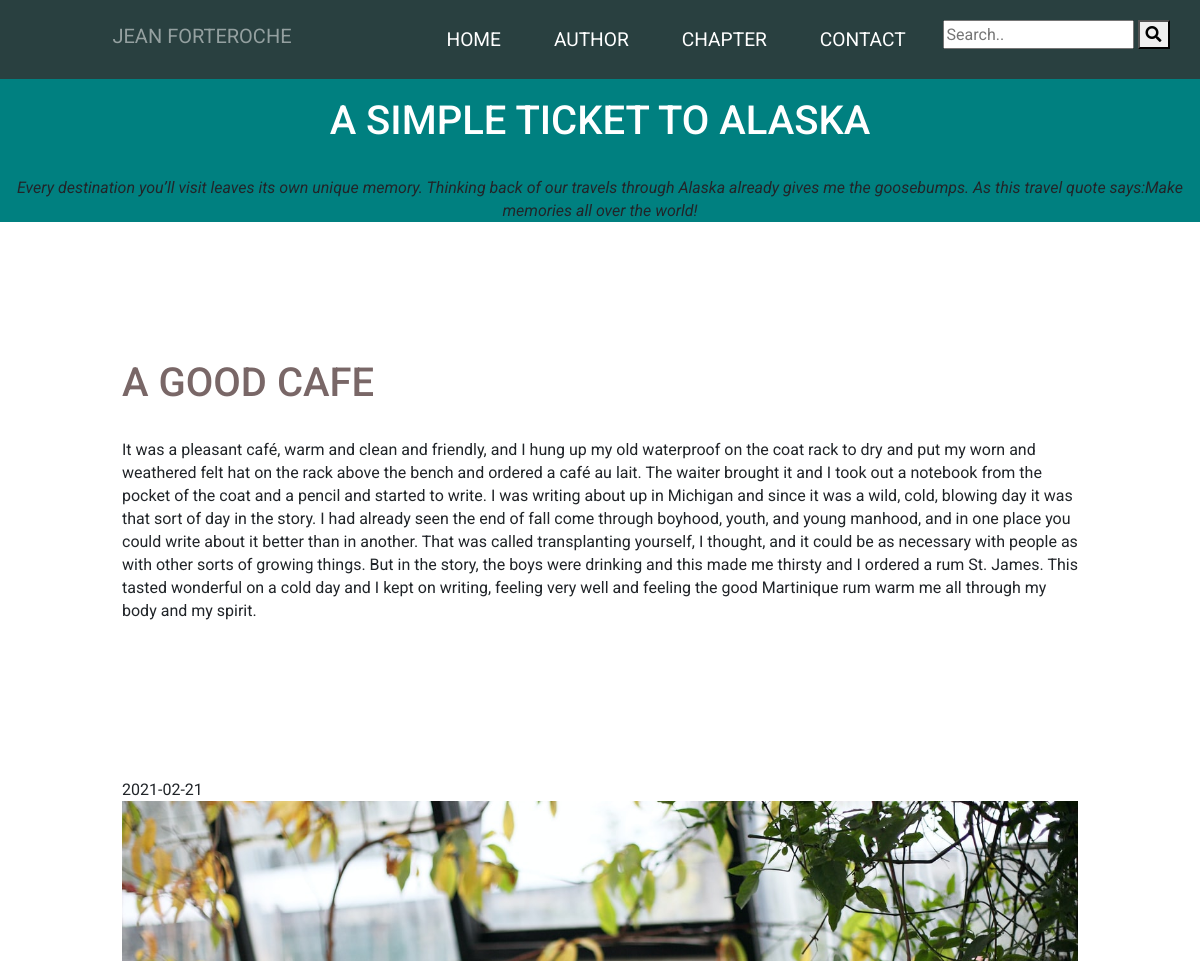
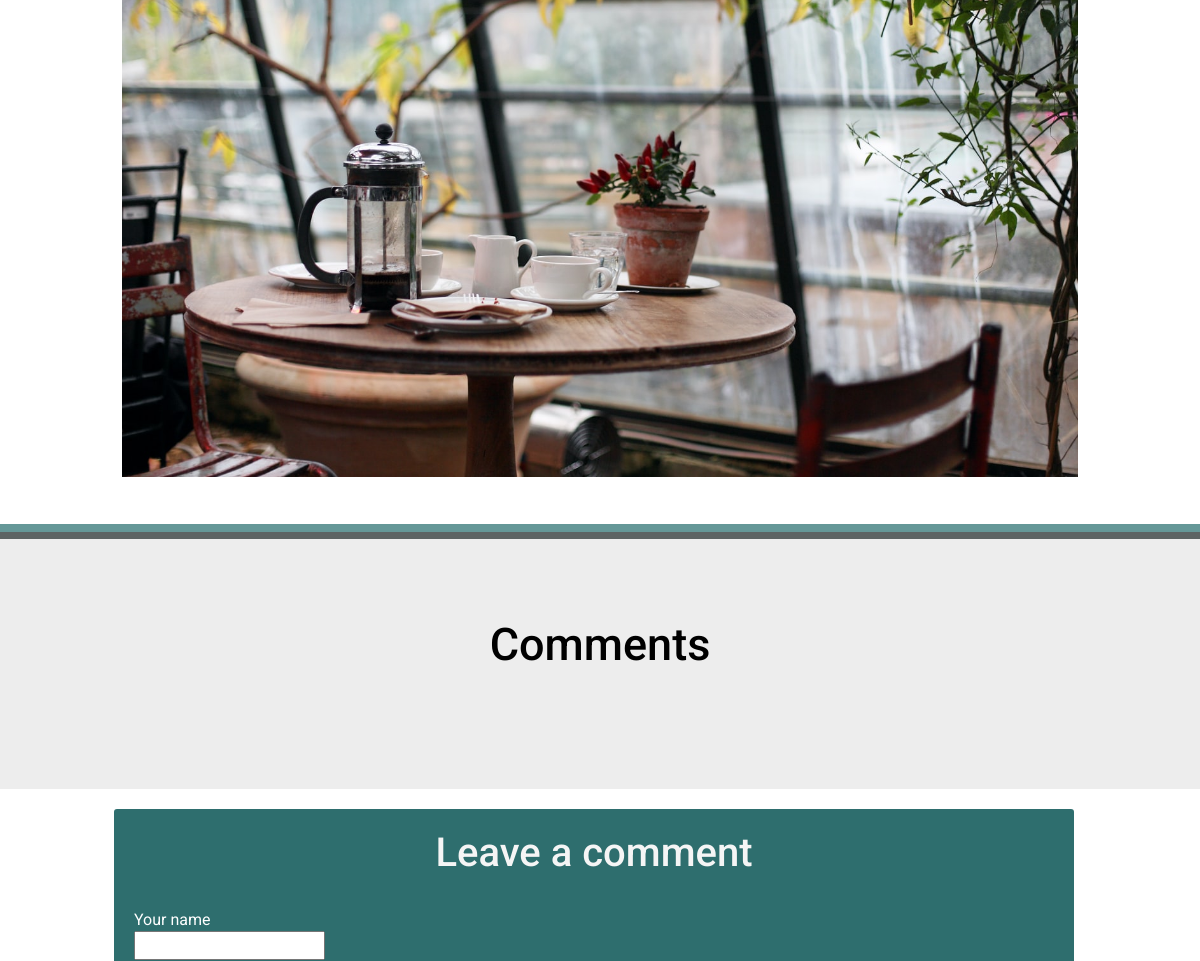
The app's page /index.php?action=chapter&id=8 (upper part), older data (2 pictures, top to bottom).
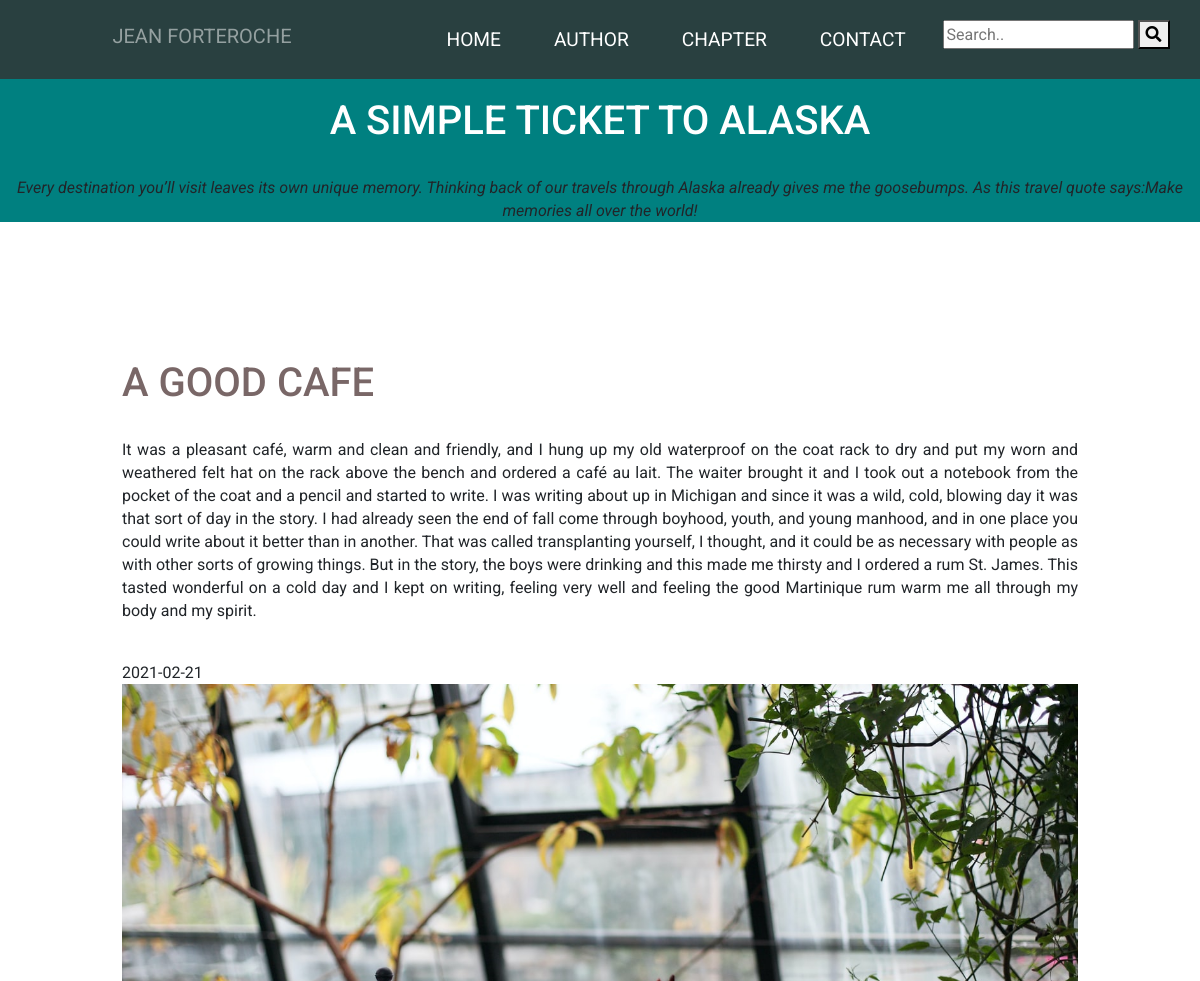
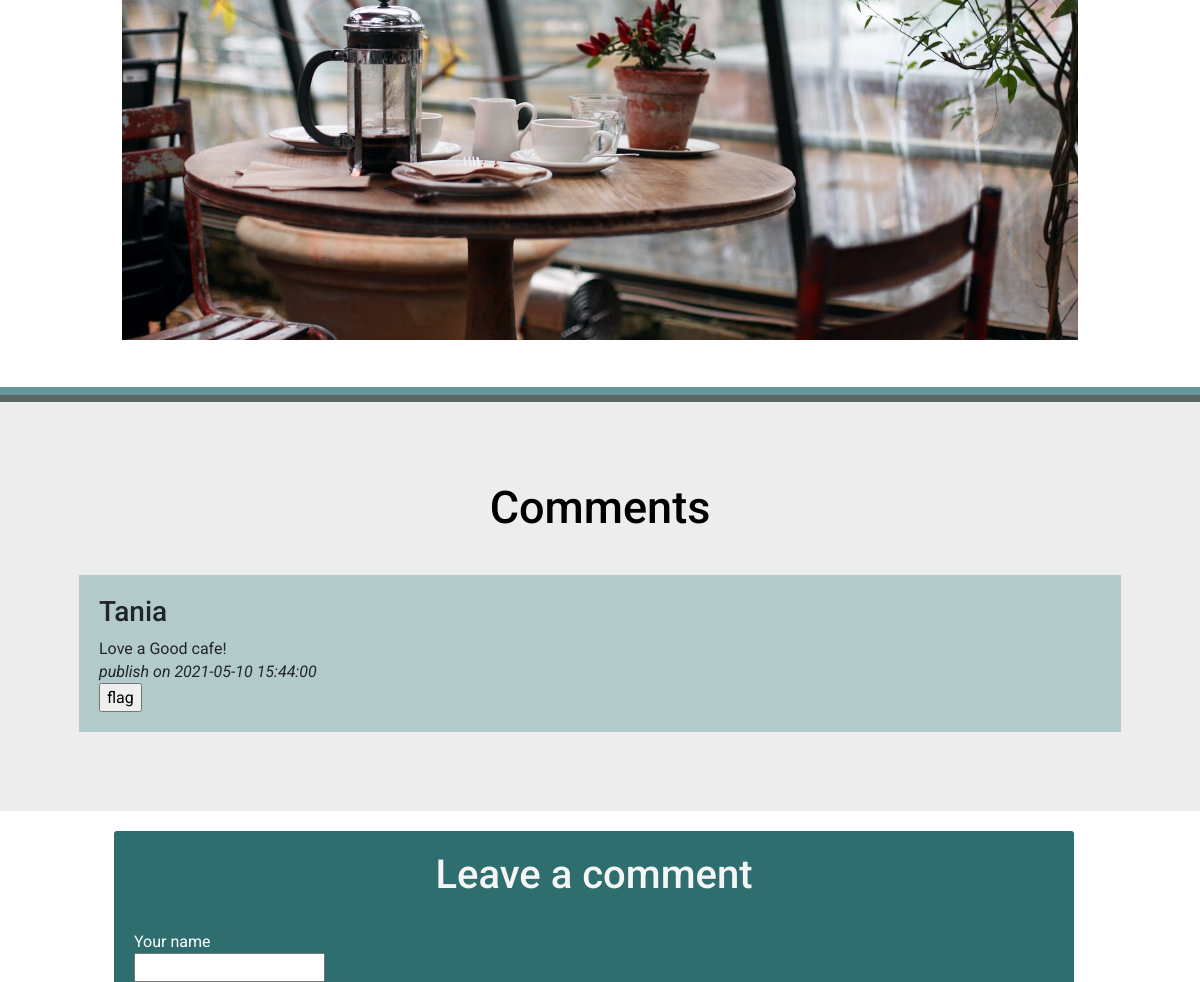
The same page, newer data (2 pictures, top to bottom).
### tables this page shows
CREATE TABLE `chapter` (
  `id` int(11) NOT NULL,
  `title` text NOT NULL,
  `body` text NOT NULL,
  `published_date` date NOT NULL,
  `number` int(11) NOT NULL,
  `image` text,
  `draft` tinyint(1) NOT NULL DEFAULT '1'
);

CREATE TABLE `comment` (
  `id` int(11) NOT NULL,
  `parent_id` int(11) DEFAULT NULL,
  `chapter_id` int(11) NOT NULL,
  `comment` text NOT NULL,
  `comment_date` datetime NOT NULL,
  `author` text NOT NULL,
  `to_validate` tinyint(1) NOT NULL DEFAULT '1',
  `flag` tinyint(1) NOT NULL DEFAULT '0',
  `validated` tinyint(1) NOT NULL DEFAULT '1',
  `email` text NOT NULL
);

### controllers/frontend/controller.php (called while the page is built, shortened)
<?php
require('models/frontend/ChapterManager.php');
require('models/frontend/contactManager.php');
require('models/frontend/commentManager.php');
function chapter($id)
{
    $chapterManager = new ChapterManagerFrontend();
    $chapter = $chapterManager->getChapter($id);
    $commentManagerFrontend = new CommentManagerFrontend();
    $chapterComments = $commentManagerFrontend->getCommentsForChapter($id);
    require('views/frontend/chapter.php');
}
?>

### models/frontend/ChapterManager.php (called while the page is built, shortened)
<?php
class ChapterManagerFrontend
{
    public function getChapter($id)
    {
        global $db;
        $req = $db->prepare('
            SELECT *
            FROM chapter
            WHERE id = ?
            AND draft = 0
        ');
        $req->execute(array($id));
        $result = $req->fetch();
        return $result;
    }
}
?>

### models/frontend/commentManager.php (called while the page is built, shortened)
<?php
class commentManagerFrontend
{
    public function getCommentsForChapter($chapter_id) {
        global $db;
        $sql = $db->prepare('SELECT * FROM comment WHERE chapter_id = ?');
        $sql->execute(array($chapter_id));
        $comments = $sql->fetchall();
        return $comments;
    }
}
?>

### views/frontend/chapter.php (the view, shortened to what this page needs)
<div class="chapters_content">
    <h1>A SIMPLE TICKET TO ALASKA</h1>
    <br>
    <p><i>Every destination you’ll visit leaves its own unique memory.
            Thinking back of our travels through Alaska already gives me the goosebumps.
            As this travel quote says:Make memories all over the world!
        </i>
    </p>
</div>
<div class="content">
    <h1><?php echo $chapter['title'] ?></h1><br>
    <?php echo $chapter['body'] ?><br>
    <?php echo $chapter['published_date'] ?><br>
    <img src="/public/images/<?php echo $chapter['image'] ?>" /><br>
</div>
<section id="commentListContent">
    <h2> Comments </h2>
    <?php require 'views/frontend/commentList.php'; ?>
</section>
<div class="commentSection">
    <?php require 'views/frontend/comment.php'; ?>
</div>
<?php $content = ob_get_clean(); ?>
<?php require 'views/frontend/template.php'; ?>

### views/frontend/comment.php (shortened to what this page needs)
<section id="commentbox">
    <form action="/index.php?action=comment" method="post" id="commentform">
        <h1>Leave a comment</h1><br>
        <label for="comment_author" class="required">Your name</label>
        <br>
        <input type="text" name="comment_author" id="comment_author" value="" tabindex="1" required="required"><br>
        <br>
        <label for="email" class="required">Your email</label><br>
        <input type="email" name="email" id="email" value="" tabindex="2" required="required"><br>
        <label for="comment" class="required">Your comment</label><br>
        <textarea name="comment" id="comment" rows="10" tabindex="4" required="required"></textarea><br>
        <input name="submit" type="submit" value="Submit comment" /><br>
    </form>
</section>

### index.php (shortened to what this page needs)
<?php
require('controllers/frontend/controller.php');
require('controllers/backend/controller.php');
if (isset($_GET['action'])) {
    if ($_GET['action'] == 'author') {
        author();
    } elseif ($_GET['action'] == 'chapter') {
        if (isset($_GET['id']) && $_GET['id'] > 0) {
            chapter($_GET['id']);
        }
    } elseif ($_GET['action'] == 'chapters') {
        chapters($_GET['page']);
    } elseif ($_GET['action'] == 'comment') {
        comment($_POST);
    } elseif ($_GET['action'] == 'contact') {
        contact($_POST);
    } elseif ($_GET['action'] == 'login') {
        login($_POST);
    } elseif ($_GET['action'] == 'new_chapter') {
        newChapter($_POST);
    } elseif ($_GET['action'] == 'dashboard') {
        dashboard();
    } elseif ($_GET['action'] == 'chapterList') {
        chapterList();
    } elseif ($_GET['action'] == 'commentList') {
        commentList();
    } elseif ($_GET['action'] == 'contactList') {
        contactList();
    } elseif ($_GET['action'] == 'login') {
        login($_POST);
    } elseif ($_GET['action'] == 'logout') {
        logout();
    } elseif ($_GET['action'] == 'editChapter') {
        editChapter($_GET['id'], $_POST);
    } elseif ($_GET['action'] == 'deleteChapter') {
        deleteChapter($_POST);
    } elseif ($_GET['action'] == 'deleteComment') {
        deleteComment($_POST);
    } elseif ($_GET['action'] == 'flagComment') {
        flagComment($_POST);
    } elseif ($_GET['action'] == 'validateComment') {
        validateComment($_POST);
    } elseif ($_GET['action'] == 'upload_image') {
        uploadFile($_POST);
    } else {
        echo 'Error : unknown action : ' . $_GET['action'];
        die();
    }
} else {
    welcome();
}

### views/frontend/template.php (shortened to what this page needs)
<!DOCTYPE HTML>
<html lang="en">
<head>
    <link href="https://cdn.jsdelivr.net/npm/bootstrap@5.0.0-beta1/dist/css/bootstrap.min.css" rel="stylesheet">
    <link rel="stylesheet" href="https://cdnjs.cloudflare.com/ajax/libs/font-awesome/5.13.0/css/all.min.css">
    <link href="public/style/index.css" rel="stylesheet"/>
 </head>
<body>
    <div class="bloc_page">
        <?php
            require 'header.php';
            echo $content;
        ?>
    </div>
</body>
</html>

### views/frontend/header.php (shortened to what this page needs)
<header>
    <div class="logo">
        <a class="navbar-brand text-white-50 text-uppercase" href="index.php">Jean Forteroche</a>
    </div>
    <ul class="nav_menu">
            <li class="nav-item"><a class="nav-link" href="index.php">Home</a></li>
            <li class="nav-item"><a class="nav-link" href="index.php?action=author">Author</a></li>
            <li class="nav-item"><a class="nav-link" href="index.php?action=chapters&page=1">Chapter</a></li>
            <li class="nav-item"><a class="nav-link" href="index.php?action=contact">Contact</a></li>
        <li class="search-container">
            <form action="/action_page.php">
                <input type="text" placeholder="Search.." name="search">
                <button type="submit"><i class="fa fa-search"></i></button>
            </form>
</li>
    </ul>
</header>

### views/frontend/commentList.php (shortened to what this page needs)
<?php foreach ($chapterComments as $comment) { ?>
    <div class="comment_content">
        <h3><?php echo $comment['author'] ?></h3>
        <?php echo $comment['comment'] ?><br>
        <i> publish on
            <?php echo $comment['comment_date'] ?></i>
        <br>
        <form action="index.php?action=flagComment" method="post" class="flagform">
            <input type="submit" value="flag" />
        </form>
    </div>
<?php } ?>

### public/style/index.css (style rules this page uses)
body, html, .bloc_page { height: 100%; }
body { font-family: 'Roboto', condensed; margin: 0px; line-height: 23px; }
img { width: 100%; height: auto; }
.bloc_page { margin: auto; width: 100%; }
h1, .chapters_content h3 a { color: white; }
.content h1, h2 { color: #796767; }
.container_post h2, .chapters_content, #slogan, .commentSection h2, .chapters_content_head, .container_contact h3, .chapters_content_head, .chapterlist a, .read_more, #dashboard h1, #dashboardHome h1, footer, footer a, .socialmedia, #adminlogin, #adminlogin form, #commentListContent h2, #commentbox form h1, #success, .dashboardnewChapter, #dashboardHome h1, .success-flag-comment { text-align: center; }
header { background-color: #294040; position: fixed; z-index: 20; top: 0; width: 100%; height: auto; display: flex; padding: 26px; }
header a, #slogan { text-decoration: none; color: whitesmoke; }
.search-container { position: inherit; }
.chapters_content { background-color: teal; margin-bottom: 37px; margin-top: 35px; padding-top: 62px }
.nav_menu { display: none; }
.nav_menu { clear: both; transition: .2s ease-out; }
header .logo { flex: 1; color: white; }
.text-white-50 { color: white; }
header ul { flex: 2; display: flex; justify-content: space-evenly; }
.nav_menu { list-style-type: none; }
.nav_menu a { text-decoration: none; color: white; font-size: 1.2em; text-transform: uppercase; }
#contact_us form, #commentbox form { background-color: rgb(33 101 101 / 94%); padding: 20px; border-radius: 3px; color: white; }
.content { padding: 30px; }
#commentListContent { margin-top: 17px; background-color: #b7b7b740; align-items: center; padding: 24px; border-top: 4mm ridge rgba(16, 99, 99, 0.61); }
@media screen and (min-width: 1200px) { header { padding: 10px; } }
@media screen and (min-width: 1200px) { .nav_menu, .logo { display: flex; justify-content: space-around; padding: 10px; list-style-type: none; margin: 0px; color: white; } }
@media screen and (min-width: 1200px) { .content { padding-right: 122px; padding-top: 100px; padding-left: 122px; } }
@media screen and (min-width: 1200px) { #commentListContent { margin-top: 17px; background-color: #b7b7b740; align-items: center; padding: 79px; border-top: 4mm ridge rgba(16, 99, 99, 0.61); } }
@media screen and (min-width: 1200px) { #commentListContent .comment_content { padding: 20px; background-color: rgb(178, 202, 202); margin-top: 10px; } }
@media screen and (min-width: 1200px) { #commentListContent h2 { font-size: 45px; } }
@media screen and (min-width: 1200px) { #commentbox form h1 { color: whitesmoke; } }
@media screen and (min-width: 1200px) { #contact_us form, #commentbox form { background-color: rgb(33 101 101 / 94%); width: 80%; margin: 20px 114px; padding: 20px; border-radius: 3px; color: white; } }
@media screen and (min-width: 1200px) { #dashboard h1, h2, .chapters_content h3 a { color: black; padding-bottom: 30px; } }

Row changes from the older to the newer data that the page shows:
added comment: author "Tania", comment "Love a Good cafe!", comment_date "2021-05-10 15:44:00"
